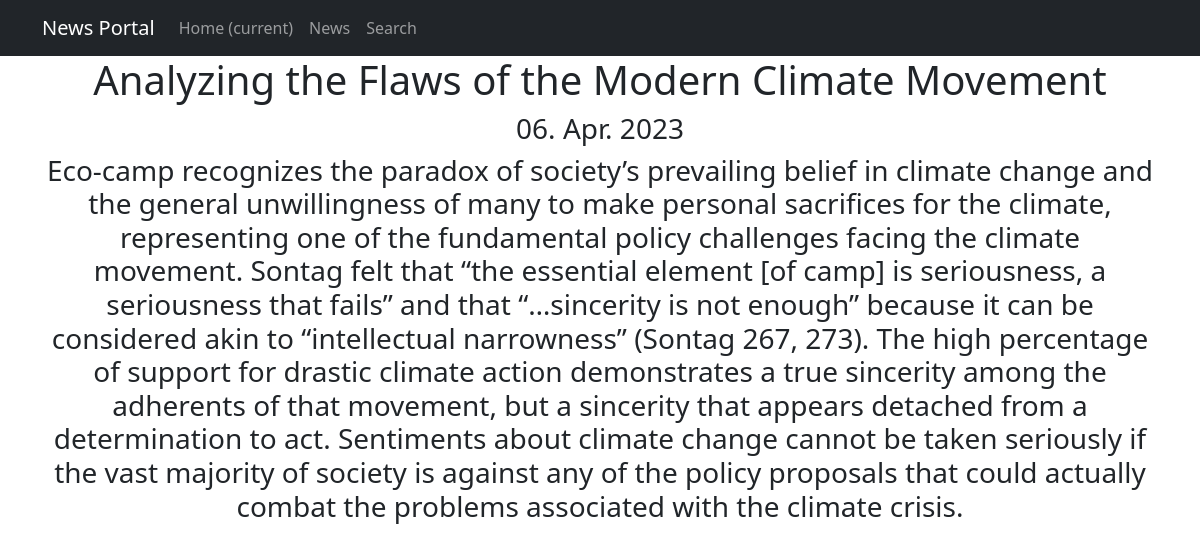
The page /news/2 on the database its author committed.
### news/models.py (models this page shows, shortened)
class Post(models.Model):
    article = 'AR'
    news = 'NE'
    NEWSTYPES = [
        (article, 'Article'),
        (news, 'News'),
    ]
    choice = models.CharField(max_length=2,
                              choices=NEWSTYPES,
                              default=news)
    date = models.DateTimeField(auto_now_add=True)
    title = models.CharField(max_length=255)
    content = models.TextField(default="No News / Articles Yet")
    news_rate = models.IntegerField(default=0)
    author = models.ForeignKey(Author, on_delete=models.CASCADE)
    category = models.ManyToManyField(Category, through='PostCategory')

### news/views.py (the view)
# urls.py: path('<int:pk>', NewsDetail.as_view(), name='news_detail'),
class NewsDetail(DetailView):
    model = Post
    template_name = 'news_article.html'
    context_object_name = 'news_article'

### news/templatetags/custom_filters.py (called while the page is built)
@register.filter()
def censor(value):
    bad_words = ["new", "usually"]  # для примера отображения в разных новостях/статьях и в их заголовках
    if not isinstance(value, str):
        raise TypeError(f"Filter is used only for 'str' type!")
    for word in value.split():
        if word.lower() in bad_words:
            value = value.replace(word, f"{word[0]}{cenzor_symbol * (len(word) - 1)}")
    return value

### templates/news_article.html (shortened to what this page needs)
{% extends 'flatpages/default.html' %}
{% load custom_filters %}
{% block content %}
<h1>{{ news_article.title|censor }}</h1>
<h3>{{ news_article.date|date:'d. M. Y' }}</h3>
<h3>{{ news_article.content|censor }}</h3>
{% endblock content %}

### rows shown on the page
Post: title|censor "Analyzing the Flaws of the Modern Climate Movement", date "06. Apr. 2023", content|censor "Eco-camp recognizes the paradox of society’s prevailing belief in climate change and the general unwillingness of many to make personal sacrifices for the climate, representing one of the fundamental policy challenges facing the climate movement. Sontag felt that “the essential element [of camp] is seriousness, a seriousness that fails” and that “…sincerity is not enough” because it can be considered akin to “intellectual narrowness” (Sontag 267, 273). The high percentage of support for drastic climate action demonstrates a true sincerity among the adherents of that movement, but a sincerity that appears detached from a determination to act. Sentiments about climate change cannot be taken…"
